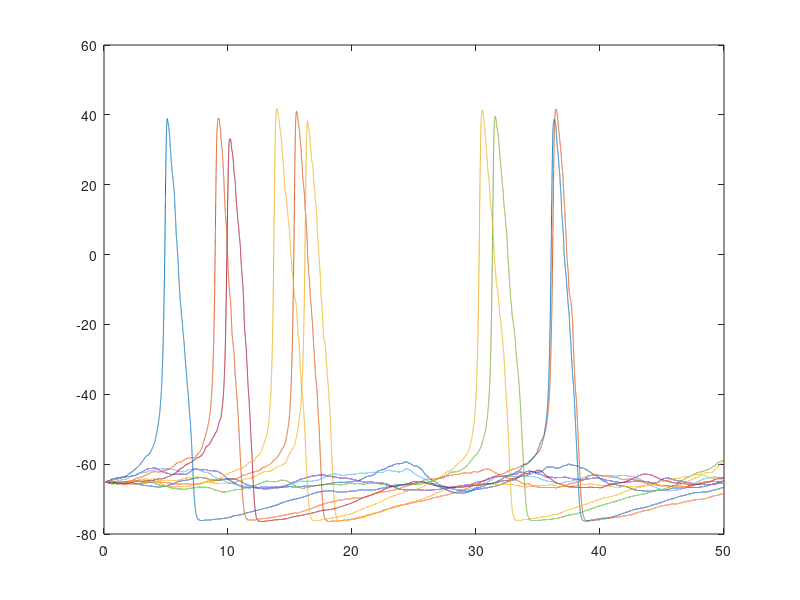

This figure's MATLAB source:
% Stochastic Hodgkin and Huxley model
% Voltage is shifted from original model to agree with current conventions (Vext = 0)
%
% This script will simulate 10 parallel simulations of 50 ms and plot the
% voltage traces
%
% Explicit Markov Chain with UNcoupled activation subunits, as
% described by Orio and Soudry 2011 (Submitted to PLoS One)

nsim=10;
gK=36; gNa=120; gL=0.3; %mS/cm2
EK=-77; EL=-54.4; ENa=50; %mV
Tstop=50; dt=0.001; %ms
points = round(Tstop/dt);
NNa=300;
NK=NNa*0.3;%NK=900;

Idel=1; Idur=1; %µA, ms, ms
threshold=-10;

vrec = zeros(points,nsim);
p=1;

tic();

v = -65*ones(1,nsim);
alpha_n=0.01*(v+55)./(1-exp(-(v+55)/10));
beta_n=0.125*exp(-(v+65)/80);
alpha_m=0.1*(v+40)./(1-exp(-(v+40)/10));
beta_m=4*exp(-(v+65)/18);
beta_h=(1)./(1+exp(-(v+35)/10));
alpha_h=0.07*exp(-(v+65)/20);        
n=ones(1,nsim)./(1+beta_n./alpha_n);
Nn=round(n*NK*4);
m=ones(1,nsim)./(1+beta_m./alpha_m);
Nm=round(m*NNa*3);
h=ones(1,nsim)./(1+beta_h./alpha_h);
Nh=round(h*NNa);
next_evn=-log(rand())./(Nn.*beta_n + (NK*4-Nn).*alpha_n);
next_evh=-log(rand())./(Nh.*beta_h + (NNa-Nh).*alpha_h);
next_evm=-log(rand())./(Nm.*beta_m + (NNa*3-Nm).*alpha_m);
tint=5;

for tt=dt:tint:Tstop
    for t = tt:dt:tt+tint-dt
        vrec(p,:) = v;
        p=p+1;
        
        m=Nm/(NNa*3); h=Nh/NNa; n=Nn/(NK*4);
        Imemb=gK*n.^(4).*(v-EK)+gNa*m.^(3).*h.*(v-ENa)+gL*(v-EL);

        v=v-dt*Imemb;

        while any(t>=next_evn)
            ii=find(t>=next_evn);
            Nn(ii)=Nn(ii)+1-2*(rand(1,length(ii))<=(Nn(ii).*beta_n(ii)./(Nn(ii).*beta_n(ii)+(NK*4-Nn(ii)).*alpha_n(ii))));
            prev_ev=next_evn(ii);
            alpha_n(ii)=0.01*(v(ii)+55)./(1-exp(-(v(ii)+55)/10));
            beta_n(ii)=0.125*exp(-(v(ii)+65)/80);
            next_evn(ii)=prev_ev-log(rand())./(Nn(ii).*beta_n(ii) + (NK*4-Nn(ii)).*alpha_n(ii));
        end

        while any(t>=next_evm)
            ii=find(t>=next_evm);
            Nm(ii)=Nm(ii)+1-2*(rand(1,length(ii))<=(Nm(ii).*beta_m(ii)./(Nm(ii).*beta_m(ii)+(NNa*3-Nm(ii)).*alpha_m(ii))));
            prev_ev=next_evm(ii);
            alpha_m(ii)=0.1*(v(ii)+40)./(1-exp(-(v(ii)+40)/10));
            beta_m(ii)=4*exp(-(v(ii)+65)/18);
            next_evm(ii)=prev_ev-log(rand())./(Nm(ii).*beta_m(ii) + (NNa*3-Nm(ii)).*alpha_m(ii));
        end

        while any(t>=next_evh)
            ii=find(t>=next_evh);
            Nh(ii)=Nh(ii)+1-2*(rand(1,length(ii))<=(Nh(ii).*beta_h(ii)./(Nh(ii).*beta_h(ii)+(NNa-Nh(ii)).*alpha_h(ii))));
            prev_ev=next_evh(ii);
            beta_h(ii)=(1)./(1+exp(-(v(ii)+35)/10));
            alpha_h(ii)=0.07*exp(-(v(ii)+65)/20);                       
            next_evh(ii)=prev_ev-log(rand())./(Nh(ii).*beta_h(ii) + (NNa-Nh(ii)).*alpha_h(ii));
        end    
    end
    fprintf('time %g ms\n',t)
end
realt=toc();
fprintf('ISIsHH2CW realtime: %g sec\n',realt)


clf
plot(dt:dt:Tstop,vrec)